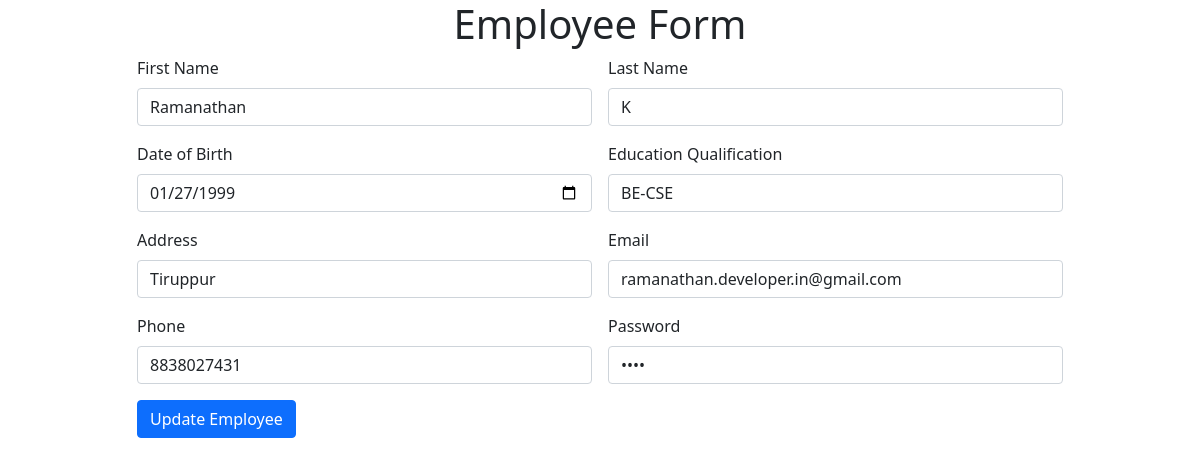
/editEmployee.php?emp_id=30 (signed in), run on the app's committed database.
### tables this page shows
CREATE TABLE `employee` (
  `employee_id` int(11) NOT NULL,
  `firstname` varchar(12) NOT NULL,
  `lastname` varchar(8) NOT NULL,
  `date_of_birth` varchar(12) NOT NULL,
  `education_qualification` varchar(10) NOT NULL,
  `emp_address` varchar(50) NOT NULL,
  `email` varchar(50) NOT NULL,
  `phone` bigint(10) NOT NULL,
  `emp_password` varchar(12) NOT NULL,
  `photo` varchar(50) NOT NULL,
  `emp_resume` varchar(50) NOT NULL,
  `created_at` timestamp NOT NULL DEFAULT current_timestamp()
);

### editEmployee.php (the view, shortened to what this page needs)
<?php
$emp_id=$_GET['emp_id'];
include ("connect.php");
$sql = "SELECT * FROM employee WHERE employee_id='$emp_id'";
$results = $connect->query($sql);
$final = $results->fetch_assoc();
?>
<!doctype html>
<html lang="en">
<head>
    <link href="https://cdn.jsdelivr.net/npm/bootstrap@5.0.2/dist/css/bootstrap.min.css" rel="stylesheet"
>
    <link rel="stylesheet" href="https://cdn.datatables.net/1.11.0/css/dataTables.bootstrap5.min.css">
</head>
<body>
    <h1 class="text-center">Employee Form </h1>
    <div class="container">
        <div class="row">
            <div class="col-md-1"></div>
            <div class="col-md-10">
            <form class="row g-3" action="updateHandler.php" method="POST"autocomplete="off">
<div class="col-md-6">
    <label for="inputFirstName" class="form-label">First Name</label>
    <input type="text" class="form-control" name="inputFirstName" value="<?php echo $final['firstname'];?>" required>
</div>
<div class="col-md-6">
    <label for="inputLastName" class="form-label">Last Name</label>
    <input type="text" class="form-control" name="inputLastName" value="<?php echo $final['lastname'];?>"required>
</div>
<div class="col-md-6">
    <label for="inputDob" class="form-label">Date of Birth</label>
    <input type="date" class="form-control" name="inputDob" value="<?php echo $final['date_of_birth'];?>"required>
</div>
<div class="col-md-6">
    <label for="inputEduQualification" class="form-label">Education Qualification</label>
    <input type="text" class="form-control" name="inputEduQualification" value="<?php echo $final['education_qualification'];?>"required>
</div>
<div class="col-md-6">
    <label for="inputAddress" class="form-label">Address</label>
    <input type="text" class="form-control" name="inputAddress" value="<?php echo $final['emp_address'];?>"required>
</div>
<div class="col-md-6">
    <label for="inputMail" class="form-label">Email</label>
    <input type="email" class="form-control" name="inputMail" value="<?php echo $final['email'];?>"required>
</div>
<div class="col-md-6">
    <label for="inputPhone" class="form-label">Phone</label>
    <input type="text" class="form-control" name="inputPhone" value="<?php echo $final['phone'];?>"required>
</div>
<div class="col-md-6">
    <label for="inputPwd" class="form-label">Password</label>
    <input type="password" class="form-control" name="inputPwd" value="<?php echo $final['emp_password'];?>"required>
</div>
<div class="col-12">
    <button type="submit" class="btn btn-primary ">Update Employee</button>
</div>
</div>
</div>
</div>
</body>
</html>

### data on the page
employee: inputFirstName "Ramanathan", inputLastName "K", inputDob "01/27/1999", inputEduQualification "BE-CSE", inputAddress "Tiruppur", inputMail "ramanathan.developer.in@gmail.com", inputPhone "8838027431"
